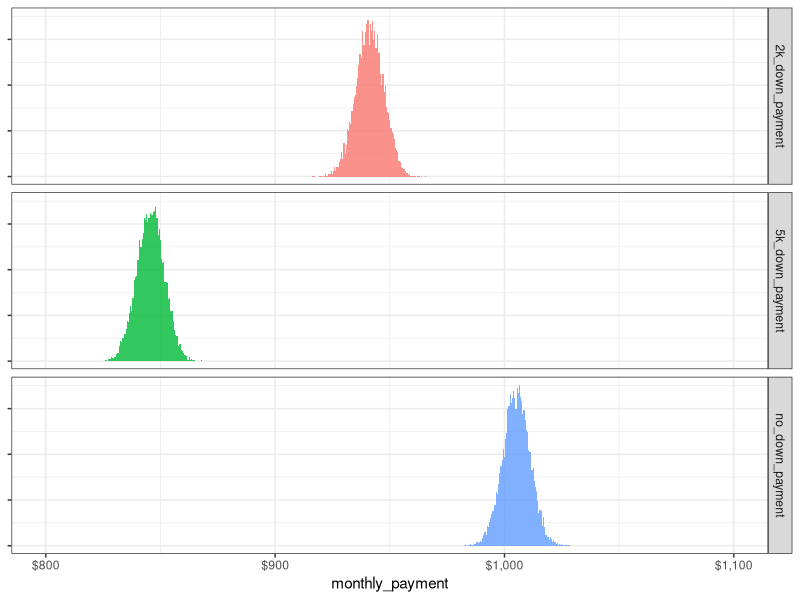
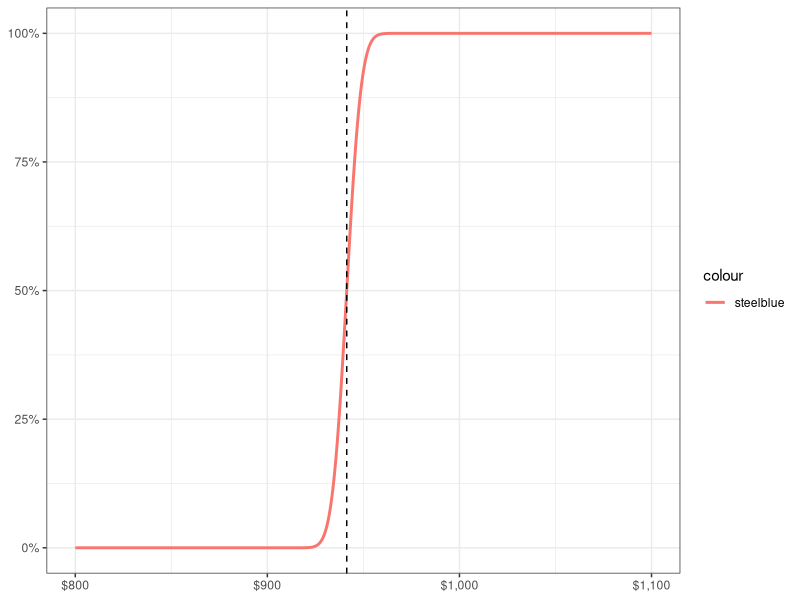

Write the R code that produced these figures, in order.
## ---- chunk 1
library(tidyverse)
library(scales)
## ---- chunk 2
lease_calculation <- function(msrp, sales_price, residual, money_factor, rebate,
                              fees, term, down_payment, trade_in, tax){
  # CAPITALIZED COSTS
  capcosts <- (sales_price + fees) - down_payment - trade_in - rebate 
  
  # RESIDUAL VALUE
  residual_value <- msrp * residual
  
  # DEPRECIATION FEE
  depreciation_fee <- (capcosts - residual_value) / term
  
  # FINANCE FEE
  finance_fee <- (capcosts + residual_value) * money_factor
  
  # TOTAL MONTHLY PAYMENT
  monthly_payment <- (depreciation_fee + finance_fee) * (1 + (tax / 100))
  
  # ROUND TO TWO DECIMAL PLACES
  round(monthly_payment, 2)
}
## ---- chunk 3
payment <- lease_calculation(msrp = 23000, 
                  sales_price = 21000, 
                  residual = 0.57, 
                  money_factor = 0.00125, 
                  rebate = 500,
                  fees = 1200,
                  term = 36, 
                  down_payment = 1700, 
                  trade_in = 0, 
                  tax = 10.25)

cat(paste0("Monthly lease payment: $", payment))
## ---- chunk 4
lease_comparison <- function(msrp, sales_price, residual, money_factor, rebate,
                             fees, term, down_payment, trade_in, tax){
  
  capcosts <- (sales_price + fees) - down_payment - trade_in - rebate 
  residual_value <- msrp * residual
  depreciation_fee <- (capcosts - residual_value) / term
  finance_fee <- (capcosts + residual_value) * money_factor
  sales_tax <- (depreciation_fee + finance_fee) * tax
  monthly_payment <- (depreciation_fee + finance_fee) * (1 + (tax / 100))
  
  # NEW CODE: JOIN SALES PRICE AND MONTHLY PAYMENT
  as_tibble(cbind(sales_price, monthly_payment))
}
## ---- chunk 5
down5k <- lease_comparison(msrp = 85000, 
                  sales_price = 78200, # 8% DISCOUNT OFF STICKER
                  residual = 0.60, 
                  money_factor = 0.00137, 
                  rebate = 500, 
                  fees = 0,
                  term = 36, 
                  down_payment = 5000, 
                  trade_in = 0, 
                  tax = 9.5) %>% 
  mutate(offer = '5k_down_payment')

down2k <- lease_comparison(msrp = 85000, 
                  sales_price = 78200, 
                  residual = 0.60, 
                  money_factor = 0.00137, 
                  rebate = 500, 
                  fees = 0,
                  term = 36, 
                  down_payment = 2000, 
                  trade_in = 0, 
                  tax = 9.5) %>% 
  mutate(offer = '2k_down_payment')

down0 <- lease_comparison(msrp = 85000, 
                  sales_price = 78200, 
                  residual = 0.60, 
                  money_factor = 0.00137, 
                  rebate = 500, 
                  fees = 0,
                  term = 36, 
                  down_payment = 0, 
                  trade_in = 0, 
                  tax = 9.5) %>% 
  mutate(offer = 'no_down_payment')

rbind(down5k, down2k, down0)
## ---- chunk 6
set.seed(20200312)

lease_rnorm <- function(n, price, offer){
  
  # ASSUME GAUSSIAN DISTRIBUTION
  rnorm(n, price, 6) %>% # ASSIGNED STANDARD DEVIATION OF 6
    as_tibble() %>% 
    mutate(offer = offer)
}

# GENERATE 10K SAMPLES FOR EACH SCENARIO
down5k_sim <- lease_rnorm(1e4, down5k$monthly_payment, down5k$offer)
down2k_sim <- lease_rnorm(1e4, down2k$monthly_payment, down2k$offer)
down0_sim <- lease_rnorm(1e4, down0$monthly_payment, down0$offer)

# COMBINE DATA FRAMES
final_sim <- rbind(down5k_sim, down2k_sim, down0_sim)

# PLOT CHART
final_sim %>% 
  ggplot(aes(value, fill = offer)) +
  geom_histogram(alpha = 0.8, binwidth = 0.5) +
  scale_x_continuous(labels = dollar_format(),
                     limits = c(800, 1100)) +
  labs(y = NULL, x = "monthly_payment") +
  facet_grid(offer ~ .) +
  theme_bw() +
  theme(legend.position = 'none',
        axis.text.y = element_blank())
## ---- chunk 7
summary(down0_sim)
## ---- chunk 8
ggplot(data.frame(x = c(800, 1100)), aes(x)) +
  stat_function(args = c(mean = mean(down2k_sim$value), sd = 6),
                aes(color = 'steelblue'),
                fun = pnorm, 
                n = 1e4, 
                size = 1) +
  geom_vline(xintercept = mean(down2k_sim$value), lty = 2) + # ESTIMATED MONTHLY
  theme_bw() +
  scale_x_continuous(labels = dollar_format()) +
  scale_y_continuous(labels = percent_format()) +
  labs(x = NULL, y = NULL)
## ---- chunk 9
qnorm(.20, mean(down2k_sim$value), 6)
## ---- chunk 10
pnorm(930, mean(down2k_sim$value), 6) * 100
